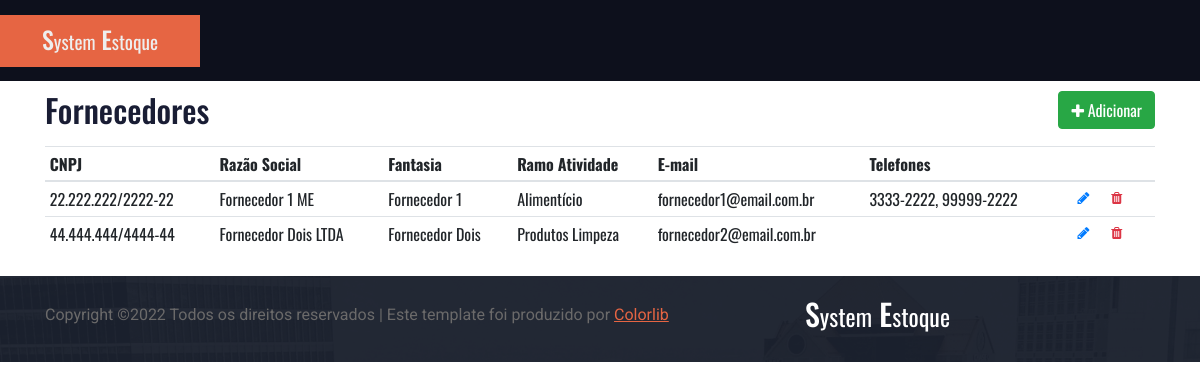
The page / on the database its author committed.
### tables this page shows
CREATE TABLE `fornecedor` (
  `idFornecedor` int NOT NULL,
  `ramoAtividade` varchar(45) NOT NULL,
  `email` varchar(45) NOT NULL,
  `idPessoaJuridica` int NOT NULL
);

### libraries/template.php (called while the page is built, shortened)
<?php
class Template
{
    private $caminho_template;
    private $caminho_views = BASE_PATH . "views/";
    public function __construct(string $caminho_template, array $parametros = [])
    {
        $this->caminho_template = $caminho_template;
    }
    private function _render_view(string $view, array $variaveis) {
        if (!file_exists($arquivo = $this->caminho_views . $view)) {
            throw new \Exception(sprintf('O arquivo %s não foi encontrado.', $view));
        }
        extract(array_merge($variaveis, ['template' => $this]));
        include ($arquivo);
        return ob_get_clean();
    }
    public function render(string $view, array $variaveis = [])
    {
        $conteudo = $this->_render_view($view, $variaveis);
        include($this->caminho_template);
    }
}

### controllers/fornecedorController.php (called while the page is built, shortened)
<?php
require_once './libraries/template.php';
require_once './helpers/formatacao.php';
class fornecedorController {
    private $template;
    private $fornecedor;
    function __construct() {
        $this->template = new Template(BASE_PATH . "views/template/geral.php");
        $this->fornecedor = new Fornecedor();
    }
    public function index() {
        $dados['fornecedores'] = $this->fornecedor->listar(1);
        $this->template->render("lista_fornecedores.php", $dados);
    }
}

### index.php (called while the page is built, shortened)
<?php
require_once 'libraries/database.php';
$uri = $_SERVER['REQUEST_URI'];
$uri = explode("?", $uri)[0];
$tamanho = mb_strlen("/system_estoque/index.php/");
$uri = substr($uri, $tamanho, mb_strlen($uri));
$uri = explode("/", $uri);
$metodo = isset($uri[1]) ? $uri[1] : "index";
$obj = new $classe();
$obj->$metodo();

### libraries/database.php (called while the page is built, shortened)
<?php
class Database {
    private $conexao;
    private function conectar() {
        $this->conexao = new mysqli(HOST, USER, SENHA, BD);
    }
    public function executar_query($query) {
        $resultado = $this->conexao->query($query);
        return $resultado;
    }
    public function retornar_dados($query, $linha = FALSE) {
        try{
            $resultado_mysql = $this->executar_query($query);
            if(!$linha) {
                $dados = [];
                while($linha = $resultado_mysql->fetch_assoc()) {
                    $dados[] = $linha;
                }
            } else {
                $dados = $resultado_mysql->fetch_assoc();
            }
            return $dados;
        } catch(Exception $e) {
            echo "ERRO: [database.php / retornar_dados] -> ";
            echo $e->getMessage() ;
            throw new Exception($e->getMessage());
        }
    }
}

### models/Fornecedor.php (called while the page is built, shortened)
<?php
class Fornecedor {
    private $db;
    public function __construct() {
        $this->db = new Database();
    }
    public function listar() {
        $sql = "SELECT * FROM fornecedorCompleto;";
        $resultado = $this->db->retornar_dados($sql);
        return $resultado;
    }
}
?>

### helpers/formatacao.php (called while the page is built, shortened)
<?php
if (!function_exists('formatar_cnpj')) {
    function formatar_cnpj($cnpj) {
        return substr($cnpj, 0, 2) . "." . substr($cnpj, 2, 3) . "." . substr($cnpj, 5, 3) . "/" . substr($cnpj, 8, 4) . "-" . substr($cnpj, 12 , 2);
    }
}
if (!function_exists('formatar_telefone')) {
    function formatar_telefone($telefone) {
        if(strlen($telefone) === 8) {
            return substr($telefone, 0, 4) . "-" . substr($telefone, 4, 4);
        } else if(strlen($telefone) === 9) {
            return substr($telefone, 0, 5) . "-" . substr($telefone, 5, 4);
        }
        return $telefone;
    }
}

### views/lista_fornecedores.php (the view, shortened to what this page needs)
<div class="container">
    <div class="row mb-3">
        <div class="col-6">
            <h2 class="titulo m-0">Fornecedores</h2>
        </div>
        <div class="col-6 text-right">
            <a href="<?php echo SITE_URL . "fornecedor/adicionar"; ?>" class="btn btn-success"><span class="fa fa-plus"></span> Adicionar</a>
        </div>
    </div>
    <div class="row">
        <div class="col-12">
            <div class="table-responsive">
                <table class="table table-hover table-sm">
                    <thead class="">
                        <tr>
                            <th>CNPJ</th>
                            <th>Razão Social</th>
                            <th>Fantasia</th>
                            <th>Ramo Atividade</th>
                            <th>E-mail</th>
                            <th>Telefones</th>
                            <th></th>
                        </tr>
                    </thead>
                    <tbody>
                        <?php
                        foreach($fornecedores as $fornecedor) {
                            $telefones = explode(",", $fornecedor['telefones']);
                            $strTelefones = "";
                            foreach($telefones as $indice => $telefone) {
                                if($indice > 0) {
                                    $strTelefones .= ", ";
                                }
                                $strTelefones .= formatar_telefone($telefone);
                            }
                            ?>
                            <tr>
                                <td><?= formatar_cnpj($fornecedor['cnpj']); ?></td>
                                <td><?= $fornecedor['razaoSocial']; ?></td>
                                <td><?= $fornecedor['fantasia']; ?></td>
                                <td><?= $fornecedor['ramoAtividade']; ?></td>
                                <td><?= $fornecedor['email']; ?></td>
                                <td><?= $strTelefones; ?></td>
                                <td class="col-botao">
                                    <a href="<?php echo SITE_URL . "fornecedor/editar?id=" . $fornecedor['idFornecedor']; ?>" class="btn btn-sm btn-link line-1"><span class="fa fa-pencil"></span></a>
                                    <button data-url="<?php echo SITE_URL . "fornecedor/excluir?id=" . $fornecedor['idFornecedor']; ?>" type="button" class="btn btn-sm btn-link btn-excluir-fornecedor text-danger line-1"><span class="fa fa-trash"></span></button>
                                </td>
                            </tr>
                            <?php
                        }
                        ?>
                </table>
            </div>
        </div>
    </div>
</div>

### views/template/geral.php (shortened to what this page needs)
<!doctype html>
<html class="no-js" lang="zxx">
<head>
    <link rel="stylesheet" href="<?php echo URL_BASE . "assets/hus/css/bootstrap.min.css"; ?>">
    <link rel="stylesheet" href="<?php echo URL_BASE . "assets/hus/css/owl.carousel.min.css"; ?>">
    <link rel="stylesheet" href="<?php echo URL_BASE . "assets/hus/css/magnific-popup.css"; ?>">
    <link rel="stylesheet" href="<?php echo URL_BASE . "assets/hus/css/font-awesome.min.css"; ?>">
    <link rel="stylesheet" href="<?php echo URL_BASE . "assets/hus/css/themify-icons.css"; ?>">
    <link rel="stylesheet" href="<?php echo URL_BASE . "assets/hus/css/nice-select.css"; ?>">
    <link rel="stylesheet" href="<?php echo URL_BASE . "assets/hus/css/flaticon.css"; ?>">
    <link rel="stylesheet" href="<?php echo URL_BASE . "assets/hus/css/gijgo.css"; ?>">
    <link rel="stylesheet" href="<?php echo URL_BASE . "assets/hus/css/animate.css"; ?>">
    <link rel="stylesheet" href="<?php echo URL_BASE . "assets/hus/css/slick.css"; ?>">
    <link rel="stylesheet" href="<?php echo URL_BASE . "assets/hus/css/slicknav.css"; ?>">
    <link rel="stylesheet" href="https://ajax.googleapis.com/ajax/libs/jqueryui/1.11.2/themes/smoothness/jquery-ui.css">
    <link rel="stylesheet" href="<?php echo URL_BASE . "assets/hus/css/style.css"; ?>">
    <link rel="stylesheet" href="<?php echo URL_BASE . "assets/css/estilo.css"; ?>">
</head>
<body>
    <header>
        <div class="header-area">
            <div id="sticky-header" class="main-header-area">
                <div class="container-fluid p-0">
                    <div class="row align-items-center no-gutters">
                        <div class="col-xl-2 col-lg-2">
                            <div class="logo">
                                <a href="<?php echo SITE_URL; ?>">
                                    <h3>S<small>ystem</small> E<small>stoque</small></h3>
                                </a>
                            </div>
                        </div>
                    </div>
                </div>
            </div>
        </div>
    </header>
    <div id="conteudo-template">
        <?php echo $conteudo; ?>
    </div>
    <div class="footer footer_bg_1">
        <div class="footer_top">
            <div class="container">
                <div class="row">
                    <div class="col-lg-8">
                        <p class="copy_right">
                            Copyright &copy;<script>document.write(new Date().getFullYear());</script> Todos os direitos reservados | Este template foi produzido por <a href="https://colorlib.com" target="_blank">Colorlib</a>
                        </p>
                    </div>
                    <div class="col-lg-4">
                        <a href="<?php echo SITE_URL; ?>">
                            <h2>S<small>ystem</small> E<small>stoque</small></h2>
                        </a>
                    </div>
                </div>
            </div>
        </div>
    </div>
</body>
</html>

### assets/css/estilo.css (style rules this page uses)
.header-area .main-header-area .row { padding: 15px 0; }
.header-area .main-header-area [class*=col-] { margin-bottom: -0.5px; }
.header-area .main-header-area .logo { background: #e66543; color: #eee; padding: 10px 0; }
.header-area .main-header-area .logo a { color: #eee; }
.header-area .main-header-area .logo h3 { color: #eee; margin: 0; }
.footer h2 { color: #fff; }
.footer .footer_top { padding: 20px 10px; }
.footer .footer_top .copy_right a { color: #e66543; text-decoration: underline; }
.footer .footer_top .copy_right { padding-top: 4px; }
#conteudo-template { padding-top: 10px; padding-bottom: 10px; }
.line-1 { line-height: 1; }
#conteudo-template .titulo { font-size: 32px; }
.table .col-botao { padding-top: 1px; padding-bottom: 1px; }

### rows shown on the page
fornecedor: cnpj "22.222.222/2222-22", razaoSocial "Fornecedor 1 ME", fantasia "Fornecedor 1", ramoAtividade "Alimentício", email "fornecedor1@email.com.br", strTelefones "3333-2222, 99999-2222"
fornecedor: cnpj "44.444.444/4444-44", razaoSocial "Fornecedor Dois LTDA", fantasia "Fornecedor Dois", ramoAtividade "Produtos Limpeza", email "fornecedor2@email.com.br"
